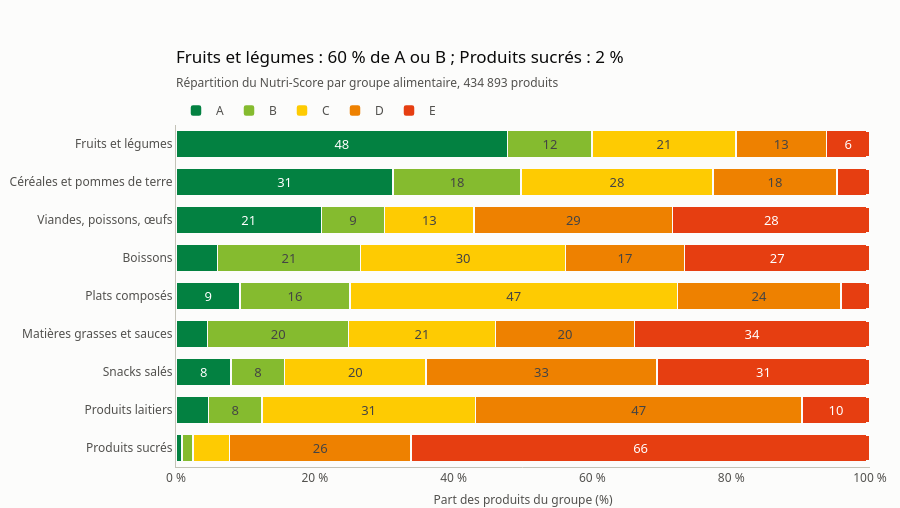

The cell this chart's notebook holds for it:
### Markdown cell above
## 5. Le Nutri-Score par rayon

Population : produits avec Nutri-Score et groupe alimentaire. Les boissons alcoolisées et les aliments pour bébés n'apparaissent pas : le Nutri-Score ne s'applique pas à ces produits.

### Code cell
by_group = nutrition.label_food_groups(nutrition.nutriscore_by_group(con))
order = by_group.drop_duplicates("food_group")["food_group_label"].tolist()
best = by_group.iloc[0]
worst = by_group.drop_duplicates("food_group").iloc[-1]

fig = charts.stacked_shares(
    by_group,
    "food_group_label",
    "nutriscore_grade",
    "share",
    NUTRISCORE_COLORS,
    segment_order=list("abcde"),
    row_order=order,
    title=f"{best['food_group_label']} : {fmt_pct(best['share_ab'])} de A ou B ; "
    f"{worst['food_group_label']} : {fmt_pct(worst['share_ab'])}",
    subtitle=f"Répartition du Nutri-Score par groupe alimentaire, "
    f"{fmt_int(by_group['products'].sum())} produits",
)
fig.update_xaxes(title_text="Part des produits du groupe (%)")
save_figure(fig, "nutriscore_by_food_group")
findings.append(
    f"Rayons : de {fmt_pct(best['share_ab'])} de A ou B ({best['food_group_label']}) "
    f"à {fmt_pct(worst['share_ab'])} ({worst['food_group_label']})."
)
fig.show()

### Figure 1 — Plotly figure (JSON) as saved in the notebook; plotly's stock layout.template omitted (floating-point values rounded to 4 significant figures)
{"data": [{"hovertemplate": "%{y}<br>A : %{x:.1f} %<extra></extra>", "insidetextanchor": "middle", "marker": {"color": "#038141"}, "name": "A", "orientation": "h", "text": ["48", "31", "21", "", "9", "", "8", "", ""], "textposition": "inside", "type": "bar", "x": [47.79, 31.29, 20.95, 5.948, 9.25, 4.557, 7.953, 4.705, 0.8544], "y": ["Fruits et légumes", "Céréales et pommes de terre", "Viandes, poissons, œufs", "Boissons", "Plats composés", "Matières grasses et sauces", "Snacks salés", "Produits laitiers", "Produits sucrés"]}, {"hovertemplate": "%{y}<br>B : %{x:.1f} %<extra></extra>", "insidetextanchor": "middle", "marker": {"color": "#85bb2f"}, "name": "B", "orientation": "h", "text": ["12", "18", "9", "21", "16", "20", "8", "8", ""], "textposition": "inside", "type": "bar", "x": [12.18, 18.43, 9.119, 20.67, 15.79, 20.32, 7.682, 7.652, 1.58], "y": ["Fruits et légumes", "Céréales et pommes de terre", "Viandes, poissons, œufs", "Boissons", "Plats composés", "Matières grasses et sauces", "Snacks salés", "Produits laitiers", "Produits sucrés"]}, {"hovertemplate": "%{y}<br>C : %{x:.1f} %<extra></extra>", "insidetextanchor": "middle", "marker": {"color": "#fecb02"}, "name": "C", "orientation": "h", "text": ["21", "28", "13", "30", "47", "21", "20", "31", ""], "textposition": "inside", "type": "bar", "x": [20.71, 27.63, 12.88, 29.5, 47.25, 21.15, 20.42, 30.79, 5.266], "y": ["Fruits et légumes", "Céréales et pommes de terre", "Viandes, poissons, œufs", "Boissons", "Plats composés", "Matières grasses et sauces", "Snacks salés", "Produits laitiers", "Produits sucrés"]}, {"hovertemplate": "%{y}<br>D : %{x:.1f} %<extra></extra>", "insidetextanchor": "middle", "marker": {"color": "#ee8100"}, "name": "D", "orientation": "h", "text": ["13", "18", "29", "17", "24", "20", "33", "47", "26"], "textposition": "inside", "type": "bar", "x": [13.07, 17.91, 28.63, 17.14, 23.51, 20.06, 33.23, 47.03, 26.18], "y": ["Fruits et légumes", "Céréales et pommes de terre", "Viandes, poissons, œufs", "Boissons", "Plats composés", "Matières grasses et sauces", "Snacks salés", "Produits laitiers", "Produits sucrés"]}, {"hovertemplate": "%{y}<br>E : %{x:.1f} %<extra></extra>", "insidetextanchor": "middle", "marker": {"color": "#e63e11"}, "name": "E", "orientation": "h", "text": ["6", "", "28", "27", "", "34", "31", "10", "66"], "textposition": "inside", "type": "bar", "x": [6.247, 4.749, 28.43, 26.74, 4.207, 33.92, 30.72, 9.82, 66.12], "y": ["Fruits et légumes", "Céréales et pommes de terre", "Viandes, poissons, œufs", "Boissons", "Plats composés", "Matières grasses et sauces", "Snacks salés", "Produits laitiers", "Produits sucrés"]}], "layout": {"barmode": "stack", "height": 508, "legend": {"traceorder": "normal"}, "margin": {"t": 125}, "title": {"subtitle": {"text": "Répartition du Nutri-Score par groupe alimentaire, 434 893 produits"}, "text": "Fruits et légumes : 60 % de A ou B ; Produits sucrés : 2 %"}, "uniformtext": {"minsize": 10, "mode": "hide"}, "xaxis": {"range": [0, 100], "showgrid": false, "ticksuffix": " %", "title": {"text": "Part des produits du groupe (%)"}}, "yaxis": {"autorange": "reversed", "showgrid": false}}}
